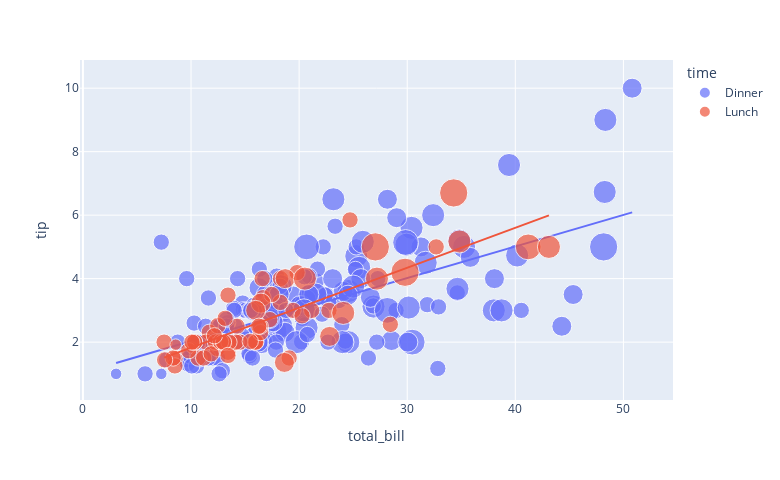

This figure's notebook cell:
### Code cell
# Total bill - tip relation according to time of the meal
figure = px.scatter(data_frame = data, x = "total_bill", y = "tip", size = "size", color = "time", trendline = "ols", width = 780, height = 480)
figure.show()

### Figure 1 — Plotly figure (JSON) as saved in the notebook; plotly's stock layout.template omitted (floating-point values rounded to 4 significant figures; data arrays with more than 128 entries replaced by an {"elided": "..."} marker saying what was removed)
{"data": [{"hovertemplate": "time=Dinner<br>total_bill=%{x}<br>tip=%{y}<br>size=%{marker.size}<extra></extra>", "legendgroup": "Dinner", "marker": {"color": "#636efa", "size": {"elided": "176 int values"}, "sizemode": "area", "sizeref": 0.015, "symbol": "circle"}, "mode": "markers", "name": "Dinner", "orientation": "v", "showlegend": true, "type": "scatter", "x": {"elided": "176 float values"}, "xaxis": "x", "y": {"elided": "176 float values"}, "yaxis": "y"}, {"hovertemplate": "<b>OLS trendline</b><br>tip = 0.0994262 * total_bill + 1.03489<br>R<sup>2</sup>=0.400526<br><br>time=Dinner<br>total_bill=%{x}<br>tip=%{y} <b>(trend)</b><extra></extra>", "legendgroup": "Dinner", "marker": {"color": "#636efa", "symbol": "circle"}, "mode": "lines", "name": "Dinner", "showlegend": false, "type": "scatter", "x": {"elided": "176 float values"}, "xaxis": "x", "y": {"elided": "176 float values"}, "yaxis": "y"}, {"hovertemplate": "time=Lunch<br>total_bill=%{x}<br>tip=%{y}<br>size=%{marker.size}<extra></extra>", "legendgroup": "Lunch", "marker": {"color": "#EF553B", "size": [4, 2, 2, 2, 2, 1, 2, 2, 4, 2, 2, 2, 2, 2, 2, 4, 2, 2, 2, 2, 2, 6, 2, 2, 2, 3, 2, 2, 2, 2, 2, 2, 2, 2, 2, 2, 2, 6, 5, 6, 2, 2, 3, 2, 2, 2, 2, 2, 2, 2, 2, 2, 4, 2, 2, 3, 2, 2, 2, 4, 3, 2, 2, 1, 3, 2, 2, 2], "sizemode": "area", "sizeref": 0.015, "symbol": "circle"}, "mode": "markers", "name": "Lunch", "orientation": "v", "showlegend": true, "type": "scatter", "x": [27.2, 22.76, 17.29, 19.44, 16.66, 10.07, 32.68, 15.98, 34.83, 13.03, 18.28, 24.71, 21.16, 10.65, 12.43, 24.08, 11.69, 13.42, 14.26, 15.95, 12.48, 29.8, 8.52, 14.52, 11.38, 22.82, 19.08, 20.27, 11.17, 12.26, 18.26, 8.51, 10.33, 14.15, 16, 13.16, 17.47, 34.3, 41.19, 27.05, 16.43, 8.35, 18.64, 11.87, 9.78, 7.51, 19.81, 28.44, 15.48, 16.58, 7.56, 10.34, 43.11, 13, 13.51, 18.71, 12.74, 13, 16.4, 20.53, 16.47, 12.16, 13.42, 8.58, 15.98, 13.42, 16.27, 10.09], "xaxis": "x", "y": [4, 3, 2.71, 3, 3.4, 1.83, 5, 2.03, 5.17, 2, 4, 5.85, 3, 1.5, 1.8, 2.92, 2.31, 1.68, 2.5, 2, 2.52, 4.2, 1.48, 2, 2, 2.18, 1.5, 2.83, 1.5, 2, 3.25, 1.25, 2, 2, 2, 2.75, 3.5, 6.7, 5, 5, 2.3, 1.5, 1.36, 1.63, 1.73, 2, 4.19, 2.56, 2.02, 4, 1.44, 2, 5, 2, 2, 4, 2.01, 2, 2.5, 4, 3.23, 2.2, 3.48, 1.92, 3, 1.58, 2.5, 2], "yaxis": "y"}, {"hovertemplate": "<b>OLS trendline</b><br>tip = 0.125853 * total_bill + 0.567362<br>R<sup>2</sup>=0.648708<br><br>time=Lunch<br>total_bill=%{x}<br>tip=%{y} <b>(trend)</b><extra></extra>", "legendgroup": "Lunch", "marker": {"color": "#EF553B", "symbol": "circle"}, "mode": "lines", "name": "Lunch", "showlegend": false, "type": "scatter", "x": [7.51, 7.56, 8.35, 8.51, 8.52, 8.58, 9.78, 10.07, 10.09, 10.33, 10.34, 10.65, 11.17, 11.38, 11.69, 11.87, 12.16, 12.26, 12.43, 12.48, 12.74, 13, 13, 13.03, 13.16, 13.42, 13.42, 13.42, 13.51, 14.15, 14.26, 14.52, 15.48, 15.95, 15.98, 15.98, 16, 16.27, 16.4, 16.43, 16.47, 16.58, 16.66, 17.29, 17.47, 18.26, 18.28, 18.64, 18.71, 19.08, 19.44, 19.81, 20.27, 20.53, 21.16, 22.76, 22.82, 24.08, 24.71, 27.05, 27.2, 28.44, 29.8, 32.68, 34.3, 34.83, 41.19, 43.11], "xaxis": "x", "y": [1.513, 1.519, 1.618, 1.638, 1.64, 1.647, 1.798, 1.835, 1.837, 1.867, 1.869, 1.908, 1.973, 2.0, 2.039, 2.061, 2.098, 2.11, 2.132, 2.138, 2.171, 2.203, 2.203, 2.207, 2.224, 2.256, 2.256, 2.256, 2.268, 2.348, 2.362, 2.395, 2.516, 2.575, 2.578, 2.578, 2.581, 2.615, 2.631, 2.635, 2.64, 2.654, 2.664, 2.743, 2.766, 2.865, 2.868, 2.913, 2.922, 2.969, 3.014, 3.061, 3.118, 3.151, 3.23, 3.432, 3.439, 3.598, 3.677, 3.972, 3.991, 4.147, 4.318, 4.68, 4.884, 4.951, 5.751, 5.993], "yaxis": "y"}], "layout": {"height": 480, "legend": {"itemsizing": "constant", "title": {"text": "time"}, "tracegroupgap": 0}, "margin": {"t": 60}, "width": 780, "xaxis": {"anchor": "y", "autorange": true, "domain": [0, 1], "range": [-0.2748, 54.6], "title": {"text": "total_bill"}, "type": "linear"}, "yaxis": {"anchor": "x", "autorange": true, "domain": [0, 1], "range": [0.1769, 10.89], "title": {"text": "tip"}, "type": "linear"}}}
